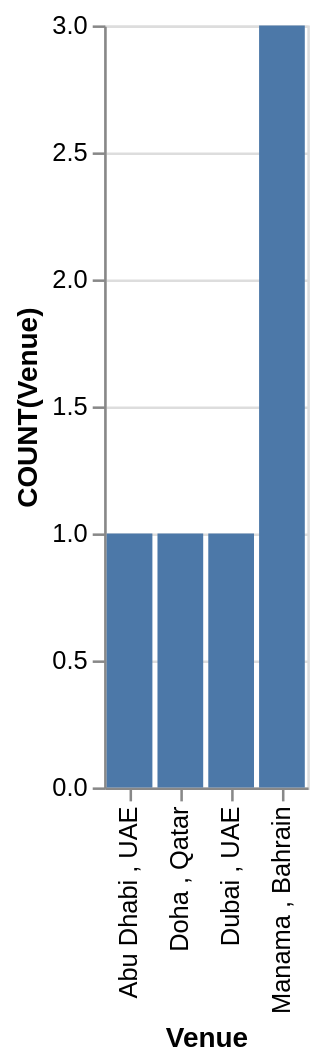

The specification (Vega-Lite) saved for this image:
### Vega-Lite specification from a JSON file in a GitHub repository (floating-point values rounded to 4 significant figures)
{"data": {"values": [{"x_data": "Abu Dhabi , UAE", "y_data": 1}, {"x_data": "Doha , Qatar", "y_data": 1}, {"x_data": "Dubai , UAE", "y_data": 1}, {"x_data": "Manama , Bahrain", "y_data": 3}]}, "mark": "bar", "encoding": {"x": {"field": "x_data", "type": "nominal", "title": "Venue", "sort": "ascending"}, "y": {"field": "y_data", "type": "quantitative", "title": "COUNT(Venue)"}}}
